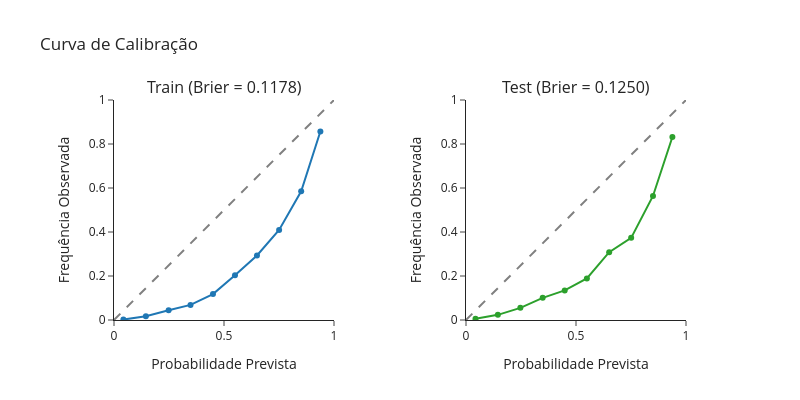

The cell this chart's notebook holds for it:
### Markdown cell above
### Calibração

### Code cell
evaluator.plot_calibration(
    splits=["train",'test']
    )

### Figure 1 — Plotly figure (JSON) as saved in the notebook; plotly's stock layout.template omitted (floating-point values rounded to 4 significant figures)
{"data": [{"mode": "lines+markers", "name": "Modelo", "type": "scatter", "x": [0.04274, 0.1449, 0.2483, 0.3479, 0.4499, 0.5499, 0.6499, 0.7505, 0.8508, 0.938], "xaxis": "x", "y": [0.001818, 0.01725, 0.04401, 0.06864, 0.1179, 0.2031, 0.2935, 0.4093, 0.5849, 0.8568], "yaxis": "y"}, {"line": {"color": "grey", "dash": "dash"}, "mode": "lines", "showlegend": false, "type": "scatter", "x": [0, 1], "xaxis": "x", "y": [0, 1], "yaxis": "y"}, {"mode": "lines+markers", "name": "Modelo", "type": "scatter", "x": [0.04315, 0.1448, 0.2471, 0.3485, 0.4487, 0.5494, 0.6508, 0.7508, 0.8499, 0.9381], "xaxis": "x2", "y": [0.005637, 0.02342, 0.05526, 0.1007, 0.1344, 0.1891, 0.3082, 0.3733, 0.5639, 0.8318], "yaxis": "y2"}, {"line": {"color": "grey", "dash": "dash"}, "mode": "lines", "showlegend": false, "type": "scatter", "x": [0, 1], "xaxis": "x2", "y": [0, 1], "yaxis": "y2"}], "layout": {"annotations": [{"font": {"size": 16}, "showarrow": false, "text": "Train (Brier = 0.1178)", "x": 0.225, "xanchor": "center", "xref": "paper", "y": 1, "yanchor": "bottom", "yref": "paper"}, {"font": {"size": 16}, "showarrow": false, "text": "Test (Brier = 0.1250)", "x": 0.775, "xanchor": "center", "xref": "paper", "y": 1, "yanchor": "bottom", "yref": "paper"}], "height": 400, "showlegend": false, "title": {"text": "Curva de Calibração"}, "width": 800, "xaxis": {"anchor": "y", "constrain": "domain", "domain": [0, 0.45], "range": [0, 1], "showgrid": false, "title": {"text": "Probabilidade Prevista"}}, "xaxis2": {"anchor": "y2", "constrain": "domain", "domain": [0.55, 1], "range": [0, 1], "showgrid": false, "title": {"text": "Probabilidade Prevista"}}, "yaxis": {"anchor": "x", "constrain": "domain", "domain": [0, 1], "range": [0, 1], "scaleanchor": "x", "scaleratio": 1, "showgrid": false, "title": {"text": "Frequência Observada"}}, "yaxis2": {"anchor": "x2", "constrain": "domain", "domain": [0, 1], "range": [0, 1], "scaleanchor": "x2", "scaleratio": 1, "showgrid": false, "title": {"text": "Frequência Observada"}}}}
